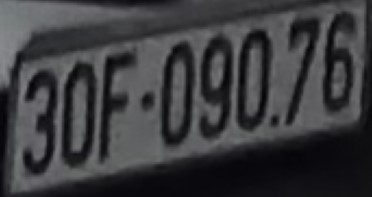
#> input picture utils/plate.jpg, 372 x 197 px
$ python -i hough_plate.py   (imports and definitions only)
#> lines starting #> are read from the running program, lines starting #| are printed output that depends on the picture; after the words box and inside, x2 and y2 are one past the last pixel; in counts of white or black regions, pixels touching at a corner belong together
### utils/hough.py
import numpy as np
import math

class HoughBundler:
    def __init__(self,min_distance=5,min_angle=2):
        self.min_distance = min_distance
        self.min_angle = min_angle

    def get_orientation(self, line):
        orientation = math.atan2(abs((line[3] - line[1])), abs((line[2] - line[0])))
        return math.degrees(orientation)

    def check_is_line_different(self, line_1, groups, min_distance_to_merge, min_angle_to_merge):
        for group in groups:
            for line_2 in group:
                if self.get_distance(line_2, line_1) < min_distance_to_merge:
                    orientation_1 = self.get_orientation(line_1)
                    orientation_2 = self.get_orientation(line_2)
                    if abs(orientation_1 - orientation_2) < min_angle_to_merge:
                        group.append(line_1)
                        return False
        return True

    def distance_point_to_line(self, point, line):
        px, py = point
        x1, y1, x2, y2 = line

        def line_magnitude(x1, y1, x2, y2):
            line_magnitude = math.sqrt(math.pow((x2 - x1), 2) + math.pow((y2 - y1), 2))
            return line_magnitude

        lmag = line_magnitude(x1, y1, x2, y2)
        if lmag < 0.00000001:
            distance_point_to_line = 9999
            return distance_point_to_line

        u1 = (((px - x1) * (x2 - x1)) + ((py - y1) * (y2 - y1)))
        u = u1 / (lmag * lmag)

        if (u < 0.00001) or (u > 1):
            #// closest point does not fall within the line segment, take the shorter distance
            #// to an endpoint
            ix = line_magnitude(px, py, x1, y1)
            iy = line_magnitude(px, py, x2, y2)
            if ix > iy:
                distance_point_to_line = iy
            else:
                distance_point_to_line = ix
        else:
            # Intersecting point is on the line, use the formula
            ix = x1 + u * (x2 - x1)
            iy = y1 + u * (y2 - y1)
            distance_point_to_line = line_magnitude(px, py, ix, iy)

        return distance_point_to_line

    def get_distance(self, a_line, b_line):
        dist1 = self.distance_point_to_line(a_line[:2], b_line)
        dist2 = self.distance_point_to_line(a_line[2:], b_line)
        dist3 = self.distance_point_to_line(b_line[:2], a_line)
        dist4 = self.distance_point_to_line(b_line[2:], a_line)

        return min(dist1, dist2, dist3, dist4)

    def merge_lines_into_groups(self, lines):
        groups = []  # all lines groups are here
        # first line will create new group every time
        groups.append([lines[0]])
        # if line is different from existing gropus, create a new group
        for line_new in lines[1:]:
            if self.check_is_line_different(line_new, groups, self.min_distance, self.min_angle):
                groups.append([line_new])

        return groups

    def merge_line_segments(self, lines):
        orientation = self.get_orientation(lines[0])

        if(len(lines) == 1):
            return np.block([[lines[0][:2], lines[0][2:]]])

        points = []
        for line in lines:
            points.append(line[:2])
            points.append(line[2:])
        if 45 < orientation <= 90:
            #sort by y
            points = sorted(points, key=lambda point: point[1])
        else:
            #sort by x
            points = sorted(points, key=lambda point: point[0])

        return np.block([[points[0],points[-1]]])

    def process_lines(self, lines):
        lines_horizontal  = []
        lines_vertical  = []

        for line_i in [l[0] for l in lines]:
            orientation = self.get_orientation(line_i)
            # if vertical
            if 45 < orientation <= 90:
                lines_vertical.append(line_i)
            else:
                lines_horizontal.append(line_i)

        lines_vertical  = sorted(lines_vertical , key=lambda line: line[1])
        lines_horizontal  = sorted(lines_horizontal , key=lambda line: line[0])
        merged_lines_all = []

        # for each cluster in vertical and horizantal lines leave only one line
        for i in [lines_horizontal, lines_vertical]:
            if len(i) > 0:
                groups = self.merge_lines_into_groups(i)
                merged_lines = []
                for group in groups:
                    merged_lines.append(self.merge_line_segments(group))
                merged_lines_all.extend(merged_lines)

        return np.asarray(merged_lines_all)

### utils/hough_plate.py
import cv2
import numpy as np
from utils.hough import HoughBundler
import math
from utils.check_contour import check_contour


# [65 lines left out: functions slope, drawLine, rearrange_points, not called in this run]

def hough_plate(image):
    try:
        img_gray = cv2.cvtColor(image, cv2.COLOR_RGB2GRAY)
        img_blur = cv2.GaussianBlur(img_gray, (3,3), 0)

        edge = cv2.Canny(img_blur, 30, 200)
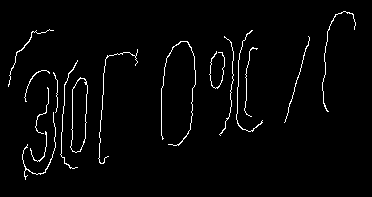
#> edge: shape (197, 372); 2.5% white in thin lines or dots, all inside (x1, y1, x2, y2) = (8, 11, 356, 180)
        edge = cv2.dilate(edge, cv2.getStructuringElement(cv2.MORPH_ELLIPSE, (1, 1)))

        # houghlines
        lines = cv2.HoughLinesP(edge, 1, np.pi/180, 60, minLineLength=10, maxLineGap=10)
#> lines = [[98, 158, 101, 110], [284, 122, 309, 37]]

        lines = HoughBundler(min_distance=10,min_angle=5).process_lines(lines)
#> the loop in process_lines, `for line_i in [l[0] for l in lines]:` made 2 passes
#> (line_i, orientation) on passes 1 to 2: ([98, 158, 101, 110], 86.42), ([284, 122, 309, 37], 73.61)
#> after the loop in process_lines, `for line_i in [l[0] for l in lines]:`: lines_horizontal = []; lines_vertical = [[98, 158, 101, 110], [284, 122, 309, 37]]
#> in process_lines, `lines_vertical  = sorted(lines_vertical , key=lambda line: line[1])`: lines_vertical = [[284, 122, 309, 37], [98, 158, 101, 110]]
#> the loop in process_lines, `for i in [lines_horizontal, lines_vertical]:` made 2 passes
#> i on pass 1: []
#> after the loop in process_lines, `for i in [lines_horizontal, lines_vertical]:`: merged_lines_all = [[[284, 122, 309, 37]], [[98, 158, 101, 110]]]
#> lines = [[284, 122, 309, 37], [98, 158, 101, 110]]

        length = np.array([[None]*2 for i in range(lines.shape[0])])
        for i in range(len(length)):
            length[i][0] = math.sqrt( (lines[i][0][2]-lines[i][0][0])**2 + (lines[i][0][3] - lines[i][0][1])**2 )
            length[i][1] = i
        length_copy = np.flip(length[length[:,0].argsort()])[:4,0]
        lines_copy = np.array([None]*4)
        for i in range(lines_copy.shape[0]):
            lines_copy[i] = lines[length_copy[i]]
        lines = lines_copy

        edge_copy = np.zeros_like(edge)

        for i in range(4):
            drawLine(edge_copy, lines[i][0][0], lines[i][0][1], lines[i][0][2], lines[i][0][3])

        corners = cv2.convexHull(np.array(cv2.goodFeaturesToTrack(edge_copy,4,0.01,10), dtype = np.int32), False)

        # corners = np.float32(rearrange_points(corners))
        print(corners)

        # rearrange the points
        # corners = np.uint8(rearrange_points(corners))

        bottom_left_x = corners[0][0][0]
        bottom_left_y = corners[0][0][1]

        bottom_right_x = corners[1][0][0]
        bottom_right_y = corners[1][0][1]

        top_right_x = corners[2][0][0]
        top_right_y = corners[2][0][1]

        top_left_x = corners[3][0][0]
        top_left_y = corners[3][0][1]

        corners = np.array([[[bottom_left_x, bottom_left_y]], [[bottom_right_x, bottom_right_y]], [[top_right_x, top_right_y]], [[top_left_x, top_left_y]]], dtype = np.int32)

        if check_contour(corners):
            return corners
        else:
            return None
    except:
        return None

>>> import cv2
>>> picture = cv2.cvtColor(cv2.imread('plate.jpg'), cv2.COLOR_BGR2RGB)
>>> result = hough_plate(picture)
